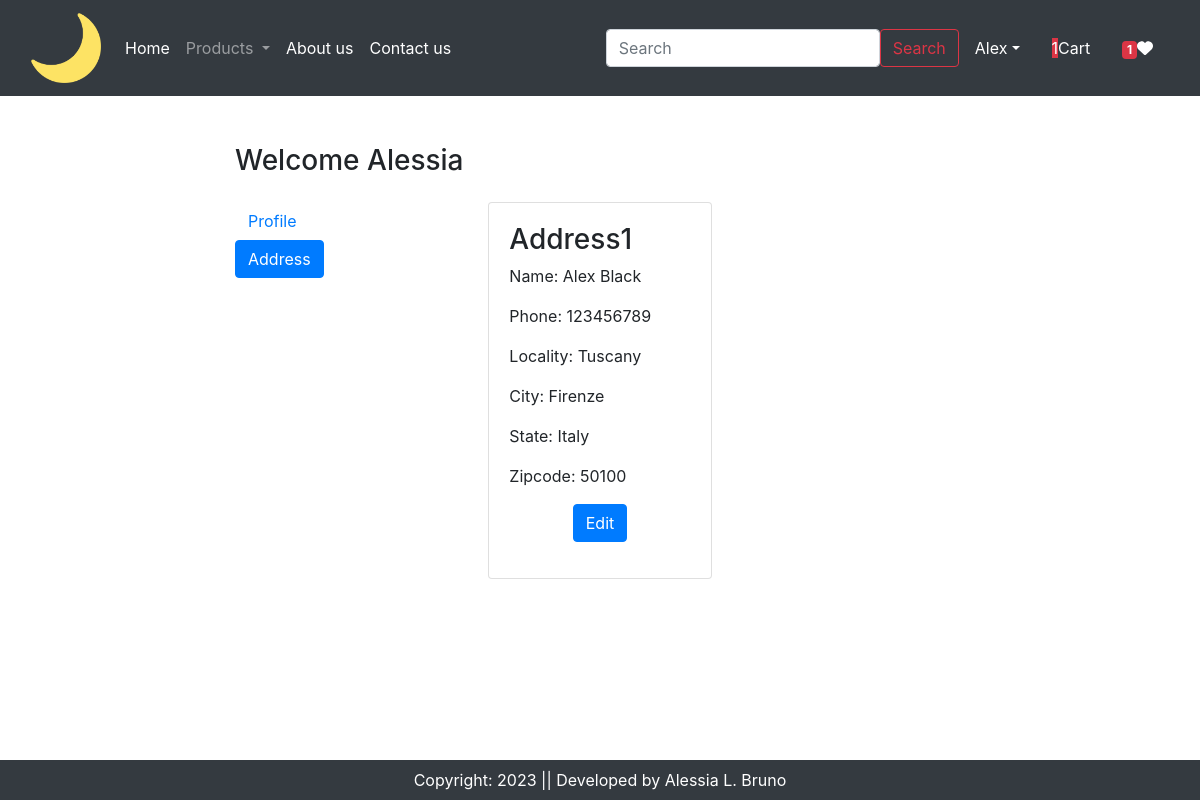
/adress/ (signed in), run on the app's committed database.
### app/models.py (models this page shows, shortened)
class Customer(models.Model):
    user = models.ForeignKey(User, on_delete=models.CASCADE)
    name = models.CharField(max_length=200)
    locality = models.CharField(max_length=200)
    city = models.CharField(max_length=50)
    zipcode = models.IntegerField()
    mobile = models.IntegerField(default=0)
    state = models.CharField(max_length=100)

### app/views.py (the view)
# urls.py: path('adress/', views.address, name="address"),
@login_required
def address(request):
    add = Customer.objects.filter(user=request.user)
    totalitem=0
    wishitem=0
    if request.user.is_authenticated:
        totalitem = len(Cart.objects.filter(user=request.user))
        wishitem = len(Wishlist.objects.filter(user=request.user))
    return render(request, 'app/address.html', locals())

### app/templates/app/address.html (shortened to what this page needs)
{% extends 'app/base.html' %}
{% load static %}
{% block main-content %}
<div class="container my-5">
    <div class="row">
        <div class="col-sm-8 offset-sm-2">
            <h3 class="mb-4">Welcome <span class="text-capitalize">{{ request.user }}</span></h3>
            <div class="row">
                <div class="col-md-4">
                    <ul class="list-unstyled">
                        <li class="d-grid"><a href="{% url 'profile' %}" class="btn">Profile</a></li>
                        <li class="d-grid"><a href="{% url 'address' %}" class="btn btn-primary">Address</a></li>
                    </ul>
                </div>
                <div class="col-md-8">
                    <div class="row">
                        {%for ad in add%}
                        <div class="col-sm-6">
                            <div class="card sm-6">
                                <div class="card-body">
                                    <h3>Address{{forloop.counter}}</h3>
                                    <p>Name: {{ad.name}}</p>
                                    <p>Phone: {{ad.mobile}}</p>
                                    <p>Locality: {{ad.locality}}</p>
                                    <p>City: {{ad.city}}</p>
                                    <p>State: {{ad.state}}</p>
                                    <p>Zipcode: {{ad.zipcode}}</p>
                                    <p class="text-center"><a href="{% url 'updateAddress' pk=ad.id %}" class="btn btn-primary">Edit</a></p>
                                </div>
                            </div>
                        </div>
                        {%endfor%}
                    </div>
                </div>
            </div>
        </div>
{% endblock main-content %}

### data on the page
Customer: name "Alex Black", mobile "123456789", locality "Tuscany", city "Firenze", state "Italy", zipcode "50100"

### other printed values
{{ totalitem }} "1"
{{ wishitem }} "1"
{{ request.user }} "Alessia"
